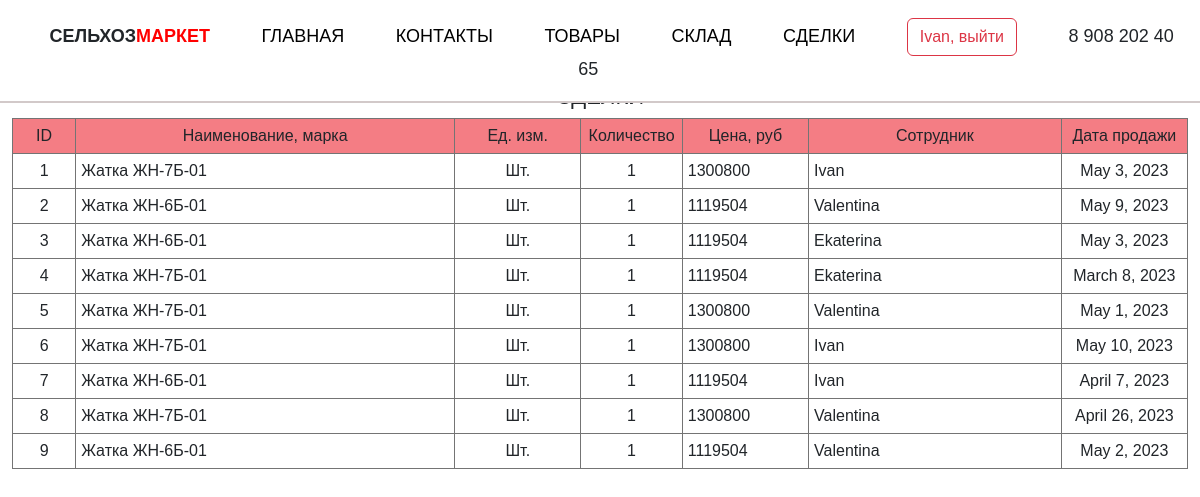
/deal (signed in), run on the app's committed database.
### example_app/models.py (models this page shows, shortened)
class Deal(models.Model):
    product = models.ForeignKey(Product, on_delete=models.CASCADE, verbose_name='Товар')
    employee = models.ForeignKey(User, on_delete=models.CASCADE, verbose_name='Сотрудник')
    date = models.DateField(verbose_name='Дата сделки')
    quantity = models.IntegerField(verbose_name='Количество проданного товара, шт')
    delivery_price = models.IntegerField(max_length=20,verbose_name='Цена ед. товара, руб')

class Product(models.Model):
    name = models.CharField(max_length=20, verbose_name='Нименование товара',)
    description = models.CharField(max_length=1000, verbose_name='Описание товара')
    type = models.CharField(max_length=50, verbose_name='Тип устройства')
    аggregation = models.CharField(max_length=500, verbose_name='Агрегатирование')
    def __str__(self):  # чтобы при выборе группы виделось только имя
        return self.name

### example_app/views.py (the view)
# urls.py: path('deal', deal),
def deal(request):
    deal = Deal.objects.all()
    data = {'header': 'Сделки',
            'deal': deal,
            }
    return render(request, 'example_app/deal.html', context=data)

### example_app/templates/example_app/deal.html
{% extends 'example_app/base.html' %}
{% load static %}
{% block table %}
{% if deal.count > 0 %}
<table align="center">
    <tr style="background-color: #f47d84; text-align: center;">
        <td style="width:5%">ID</td>
        <td style="width:30%">Наименование, марка</td>
        <td style="width:10%">Ед. изм.</td>
        <td style="width:5%">Количество</td>
        <td style="width:10%">Цена, руб</td>
        <td style="width:20%">Сотрудник</td>
        <td style="width:10%">Дата продажи</td>
    </tr>
    {% for d in deal %}
    <tr>
        <td style="text-align: center;">{{d.id}}</td>
        <td>{{d.product}}</td>
        <td style="text-align: center;">Шт.</td>
        <td style="text-align: center;">{{d.quantity}}</td>
        <td>{{d.delivery_price}}</td>
        <td>{{d.employee}}</td>
        <td style="text-align: center;">{{d.date}}</td>
    </tr>
    {% endfor %}
</table>
{% else %}
<h2>Нет записи в таблице "Сделки"</h2>
{% endif %}
{% endblock table %}

### example_app/templates/example_app/base.html (shortened to what this page needs)
<!DOCTYPE html>
{% load static %}
<html lang='en'>
    <head>
        <link href="https://cdn.jsdelivr.net/npm/bootstrap@5.3.0-alpha1/dist/css/bootstrap.min.css" rel="stylesheet">
        <link rel="stylesheet" href= "{% static 'css/style.css' %}">
    </head>
    <body>
        <dl class="navigate">
            <dd><b>СЕЛЬХОЗ<span class="colortext">МАРКЕТ</span></b></dd>
            <dd><a href='index'>ГЛАВНАЯ</a></dd>
            <dd><a href='contact'>КОНТАКТЫ</a></dd>
            <dd><a href='products'>ТОВАРЫ</a></dd>
            <dd><a href='stock'>СКЛАД</a></dd>
            {% if user.is_authenticated %}
            <dd><a href='deal'>СДЕЛКИ</a></dd>
            <dd><a href='logout' type="button" class="btn btn-outline-danger">{{user}}, выйти</a></dd>
            {% else %}
            <dd><a href='login' type="button" class="btn btn-outline-danger">Вход в личный кабинет</a></dd>
            {% endif %}
            <dd>8 908 202 40 65</dd>
        </dl>
        <br>
        <h1>{{header}}</h1>
        <div class="container">
            {% block table %}{% endblock table %}
        </div>
    </body>
</html>

### example_app/static/css/style.css (style rules this page uses)
body { position: relative; font-family: Helvetica, Arial, sans-serif; }
h1 { font-size: 22px; text-align: center; text-transform: uppercase; margin-top: 5%; }
.container { max-width: 1366px; margin-right: auto; margin-left: auto; padding-bottom: 30px; }
.navigate { border-bottom: 2px solid #d2c9c9; background-color: #ffffff; position: fixed; width: 100%; z-index: 999; padding: 1em; font-size: 18px; text-align: center; }
.navigate dd { display: inline; margin: 2%; list-style: none; }
.colortext { color: red; }
a { color: #000; text-decoration: none; }
table { margin-left: auto; margin-right: auto; width: 100%; border: solid #747474; border-width: 1px; }
td { border: 1px solid #747474; padding: 5px; }

### data on the page
Deal: id "1", product "Жатка ЖН-7Б-01", quantity "1", delivery_price "1300800", employee "Ivan", date "May 3, 2023"
Deal: id "2", product "Жатка ЖН-6Б-01", quantity "1", delivery_price "1119504", employee "Valentina", date "May 9, 2023"
Deal: id "3", product "Жатка ЖН-6Б-01", quantity "1", delivery_price "1119504", employee "Ekaterina", date "May 3, 2023"
Deal: id "4", product "Жатка ЖН-7Б-01", quantity "1", delivery_price "1119504", employee "Ekaterina", date "March 8, 2023"
Deal: id "5", product "Жатка ЖН-7Б-01", quantity "1", delivery_price "1300800", employee "Valentina", date "May 1, 2023"
Deal: id "6", product "Жатка ЖН-7Б-01", quantity "1", delivery_price "1300800", employee "Ivan", date "May 10, 2023"
Deal: id "7", product "Жатка ЖН-6Б-01", quantity "1", delivery_price "1119504", employee "Ivan", date "April 7, 2023"
Deal: id "8", product "Жатка ЖН-7Б-01", quantity "1", delivery_price "1300800", employee "Valentina", date "April 26, 2023"
Deal: id "9", product "Жатка ЖН-6Б-01", quantity "1", delivery_price "1119504", employee "Valentina", date "May 2, 2023"

### other printed values
{{ user }} "Ivan"
